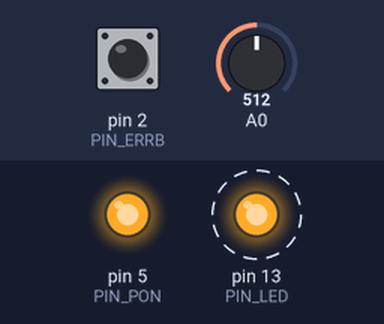
The sketch below on a simulated Arduino Uno, built with avr-gcc and run on an emulated ATmega328P. On the bench: output pins drawn as LEDs (lit = HIGH). Dashed ring = blinking. Inputs (shaded band) come from the test bench; at power-on: A0 = 512, pin 2 (PIN_ERRB) HIGH. Pins used as bus, display or sensor lines are not drawn; what the sketch prints to the serial monitor is not drawn.

Above: at 4.14 s.
4.3 s: A0 set to 104
7.3 s: A0 set to 95
Timing chart, 0 to 14.3 s (numbered marks = the images above; inputs shaded):
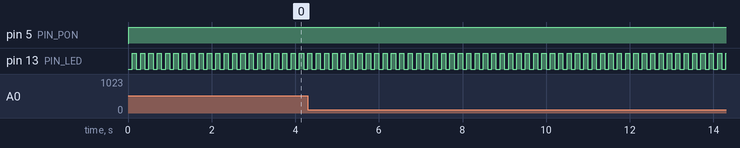

Measured:
- by itself, pin 13 (PIN_LED): alternates HIGH for 0.10 s and LOW for 0.10 s

The sketch:

Schedulartest.ino
```cpp
/* ultra_light_sched_arduino_fixed.ino
 * - Timer2 CTC 1ms ISR → 10ms/50ms flags
 * - 원샷/리핏 워크 스케줄러
 * - Arduino 자동 프로토타입 이슈 회피 (타입/프로토타입을 최상단에 선언)
 */
#include <Arduino.h>
#include <stdint.h>

/* ===== 타입/프로토타입을 최상단에 둔다 ===== */

/* 래핑 안전 비교 */
static inline bool time_after_eq(uint32_t a, uint32_t b) {
  return (int32_t)(a - b) >= 0;
}

/* 워크 스케줄러 타입들 */
typedef void (*work_fn_t)(void *arg);
typedef enum { WORK_ONESHOT = 0, WORK_REPEAT = 1 } work_mode_t;

typedef struct {
  work_fn_t fn;
  void*     arg;
  uint32_t  next_due_ms;   // 만기 시각(절대)
  uint16_t  period_ms;     // REPEAT일 때만 사용
  uint8_t   mode;          // ONESHOT / REPEAT
  uint8_t   active;        // 1=활성
} work_t;

#ifndef WORK_CAP
#define WORK_CAP 8
#endif

/* 전방 선언(프로토타입) — Arduino의 자동 프로토타입보다 먼저! */
static void timer2_setup_1ms(void);
static void work_run_due(uint32_t now_ms);
static work_t* work_schedule_after(work_fn_t fn, void* arg, uint32_t delay_ms);
static work_t* work_schedule_at(work_fn_t fn, void* arg, uint32_t abs_ms);
static work_t* work_schedule_repeat(work_fn_t fn, void* arg, uint32_t first_after_ms, uint16_t period_ms);
static void work_cancel(work_t* w);

/* 10ms/50ms 태스크 프로토타입 */
static void t10_errb(void);
static void t10_led(void);
static void t50_adc(void);
static void t50_log(void);

/* 파워온/리핏 데모 콜백 프로토타입 */
static void do_LCD_RST(void* );
static void do_PON(void* );
static void power_on_sequence(void);
static void demo_repeat_cb(void* );
static void start_demo_repeat(void);

/* ===== 핀 매핑 (데모용) ===== */
static const uint8_t PIN_LED     = LED_BUILTIN; // D13
static const uint8_t PIN_ERRB    = 2;           // D2 (INPUT_PULLUP)
static const uint8_t PIN_LCD_RST = 4;           // D4
static const uint8_t PIN_PON     = 5;           // D5

/* ===== 공유 타임베이스 & 플래그 ===== */
volatile uint32_t g_tick_ms = 0;
static volatile uint8_t g_flag_10ms = 0;
static volatile uint8_t g_flag_50ms = 0;

/* ISR 내부 누적 카운터 */
static uint8_t s_acc_1ms  = 0;  // 1ms → 10ms
static uint8_t s_acc_10ms = 0;  // 10ms → 50ms (5번)

/* ===== Timer2: 1ms CTC 설정 =====
 * 16MHz / 64 = 250kHz → 1ms당 250 tick → OCR2A=249
 */
static void timer2_setup_1ms(void)
{
  cli();
  TCCR2A = (1 << WGM21);           // CTC mode
  TCCR2B = 0;
  OCR2A  = 249;                    // TOP
  TIMSK2 = (1 << OCIE2A);          // Interrupt on compare match
  TCCR2B = (1 << CS22);            // prescaler = 64 (CS22=1, CS21=0, CS20=0)
  sei();
}

/* ===== 1 ms ISR ===== */
ISR(TIMER2_COMPA_vect)
{
  g_tick_ms++;

  if (++s_acc_1ms >= 10) {        // 10ms 도래
    s_acc_1ms = 0;
    g_flag_10ms = 1;

    if (++s_acc_10ms >= 5) {      // 5 * 10ms = 50ms
      s_acc_10ms = 0;
      g_flag_50ms = 1;
    }
  }
}

/* ===== 워크 스케줄러 구현 ===== */
static work_t s_workq[WORK_CAP];

static work_t* work_alloc_slot(void) {
  for (int i = 0; i < WORK_CAP; ++i) if (!s_workq[i].active) return &s_workq[i];
  return NULL;
}

static work_t* work_schedule_after(work_fn_t fn, void* arg, uint32_t delay_ms) {
  work_t* w = work_alloc_slot();
  if (!w) return NULL;
  w->fn = fn;
  w->arg = arg;
  w->next_due_ms = (uint32_t)(g_tick_ms + delay_ms);
  w->period_ms = 0;
  w->mode = WORK_ONESHOT;
  w->active = 1;
  return w;
}

static work_t* work_schedule_at(work_fn_t fn, void* arg, uint32_t abs_ms) {
  work_t* w = work_alloc_slot();
  if (!w) return NULL;
  w->fn = fn;
  w->arg = arg;
  w->next_due_ms = abs_ms;
  w->period_ms = 0;
  w->mode = WORK_ONESHOT;
  w->active = 1;
  return w;
}

static work_t* work_schedule_repeat(work_fn_t fn, void* arg, uint32_t first_after_ms, uint16_t period_ms) {
  work_t* w = work_alloc_slot();
  if (!w) return NULL;
  w->fn = fn;
  w->arg = arg;
  w->next_due_ms = (uint32_t)(g_tick_ms + first_after_ms);
  w->period_ms = period_ms;
  w->mode = WORK_REPEAT;
  w->active = 1;
  return w;
}

static void work_cancel(work_t* w) { if (w) w->active = 0; }

static void work_run_due(uint32_t now_ms) {
  for (int i = 0; i < WORK_CAP; ++i) {
    work_t* w = &s_workq[i];
    if (!w->active) continue;
    if (time_after_eq(now_ms, w->next_due_ms)) {
      w->fn(w->arg);
      if (w->mode == WORK_ONESHOT) {
        w->active = 0;                 // 원샷: 한 번 실행하고 종료
      } else {                         // REPEAT
        do { w->next_due_ms += w->period_ms; }
        while (!time_after_eq(w->next_due_ms, now_ms));
      }
    }
  }
}

/* ===== 10ms 태스크들 ===== */
static void t10_errb(void) {
  // 간단한 디바운스: 연속 3회 LOW → fault set, 3회 HIGH → clear
  static uint8_t lowCnt = 0, highCnt = 0;
  static bool fault = false;

  int v = digitalRead(PIN_ERRB); // INPUT_PULLUP → 눌림=LOW
  if (v == LOW) { if (lowCnt < 255) lowCnt++; highCnt = 0; }
  else          { if (highCnt < 255) highCnt++; lowCnt = 0; }

  if (!fault && lowCnt >= 3) { fault = true;  Serial.println(F("[ERRB] Fault SET")); }
  if ( fault && highCnt >= 3) { fault = false; Serial.println(F("[ERRB] Fault CLEAR")); }
}

static void t10_led(void) {
  // 100ms마다 LED 토글 (10ms 태스크에서 10회 마다)
  static uint8_t acc = 0;
  if (++acc >= 10) {
    acc = 0;
    digitalWrite(PIN_LED, !digitalRead(PIN_LED));
  }
}

/* 배열/카운트는 전역 상수로 */
typedef void (*task_fn_t)(void);
static const task_fn_t g_tasks_10ms[] = { t10_errb, t10_led };
static const int TASK10_COUNT = sizeof(g_tasks_10ms)/sizeof(g_tasks_10ms[0]);

/* ===== 50ms 태스크들 ===== */
static void t50_adc(void) {
  int val = analogRead(A0); // 간단히 한 번 읽기
  static uint8_t acc = 0;
  if (++acc >= 4) { // 50ms * 4 = 200ms
    acc = 0;
    Serial.print(F("[ADC] A0="));
    Serial.println(val);
  }
}
static void t50_log(void) {
  static uint8_t acc = 0;
  if (++acc >= 2) { // 100ms마다
    acc = 0;
    Serial.print(F("[LOG] tick=")); Serial.println(g_tick_ms);
  }
}
static const task_fn_t g_tasks_50ms[] = { t50_adc, t50_log };
static const int TASK50_COUNT = sizeof(g_tasks_50ms)/sizeof(g_tasks_50ms[0]);

/* ===== 파워온 시퀀스: 원샷 워크 ===== */
static void do_LCD_RST(void* ) { digitalWrite(PIN_LCD_RST, HIGH); Serial.println(F("[PWR] LCD_RST=H @5ms")); }
static void do_PON(void* )     { digitalWrite(PIN_PON,     HIGH); Serial.println(F("[PWR] PON=H @21ms")); }

static void power_on_sequence(void)
{
  digitalWrite(PIN_LCD_RST, LOW);
  digitalWrite(PIN_PON,     LOW);
  work_schedule_after(do_LCD_RST, NULL, 5);   // 5ms 후
  work_schedule_after(do_PON,     NULL, 21);  // 21ms 후
}

/* ===== 리핏 워크 데모 (200ms 주기) ===== */
static void demo_repeat_cb(void* ) {
  Serial.println(F("[REPEAT] 200ms tick"));
}
static void start_demo_repeat(void)
{
  work_schedule_repeat(demo_repeat_cb, NULL, 200, 200);
}

/* ===== setup / loop ===== */
void setup()
{
  pinMode(PIN_LED, OUTPUT);
  pinMode(PIN_ERRB, INPUT_PULLUP);
  pinMode(PIN_LCD_RST, OUTPUT);
  pinMode(PIN_PON, OUTPUT);

  digitalWrite(PIN_LED, LOW);
  digitalWrite(PIN_LCD_RST, LOW);
  digitalWrite(PIN_PON, LOW);

  Serial.begin(57600);
  while (!Serial) { ; }
  Serial.println(F("\n[BOOT] ultra_light_sched demo start"));

  timer2_setup_1ms();     // 1ms 타이머 시작
  power_on_sequence();    // 원샷 워크 데모
  start_demo_repeat();    // 리핏 워크 데모
}

void loop()
{
  uint32_t now = g_tick_ms;

  // 1) 원샷/리핏 워크 수행 (만기 작업 실행)
  work_run_due(now);

  // 2) 10ms 태스크
  if (g_flag_10ms) {
    g_flag_10ms = 0;
    for (int i = 0; i < TASK10_COUNT; ++i) g_tasks_10ms[i]();
  }

  // 3) 50ms 태스크
  if (g_flag_50ms) {
    g_flag_50ms = 0;
    for (int i = 0; i < TASK50_COUNT; ++i) g_tasks_50ms[i]();
  }
}
```
